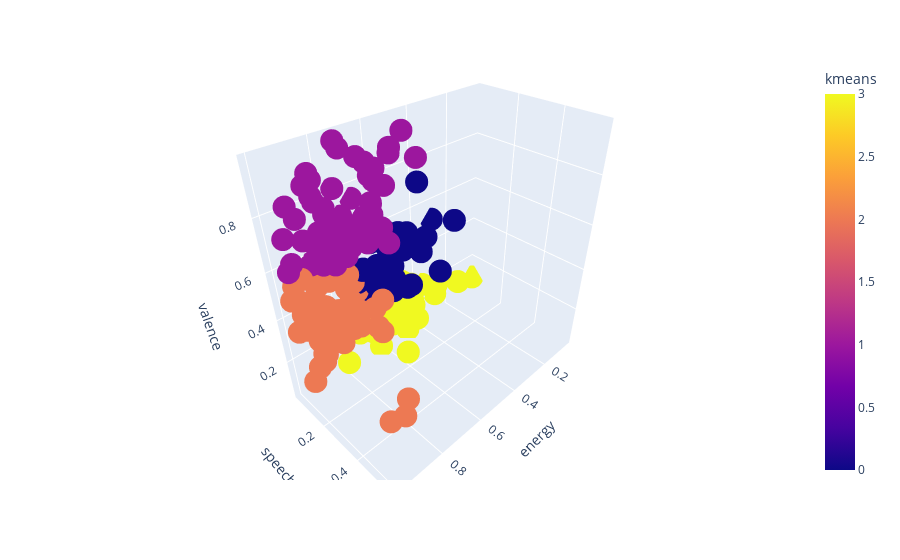

The notebook cell saved with this chart:
### Code cell
import plotly.express as px
kmeans = KMeans(init="k-means++",
                n_clusters=4,
                random_state=15,
                max_iter = 500).fit(x_scaled2)
df1['kmeans'] = kmeans.labels_
df1.columns = ['energy', 'valence','kmeans' ]


kmeans = df1['kmeans']
df['kmeans'] = kmeans

fig = px.scatter_3d(df, x='energy', y='speechiness', z='valence',
              color='kmeans')
fig.show()

### Figure 1 — Plotly figure (JSON) as saved in the notebook; plotly's stock layout.template omitted (floating-point values rounded to 4 significant figures; data arrays with more than 128 entries replaced by an {"elided": "..."} marker saying what was removed)
{"data": [{"hovertemplate": "energy=%{x}<br>speechiness=%{y}<br>valence=%{z}<br>kmeans=%{marker.color}<extra></extra>", "legendgroup": "", "marker": {"color": {"elided": "200 int values"}, "coloraxis": "coloraxis", "symbol": "circle"}, "mode": "markers", "name": "", "scene": "scene", "showlegend": false, "type": "scatter3d", "x": {"elided": "200 float values"}, "y": {"elided": "200 float values"}, "z": {"elided": "200 float values"}}], "layout": {"coloraxis": {"colorbar": {"title": {"text": "kmeans"}}, "colorscale": [[0, "#0d0887"], [0.1111, "#46039f"], [0.2222, "#7201a8"], [0.3333, "#9c179e"], [0.4444, "#bd3786"], [0.5556, "#d8576b"], [0.6667, "#ed7953"], [0.7778, "#fb9f3a"], [0.8889, "#fdca26"], [1, "#f0f921"]]}, "legend": {"tracegroupgap": 0}, "margin": {"t": 60}, "scene": {"domain": {"x": [0, 1], "y": [0, 1]}, "xaxis": {"title": {"text": "energy"}}, "yaxis": {"title": {"text": "speechiness"}}, "zaxis": {"title": {"text": "valence"}}}}}
